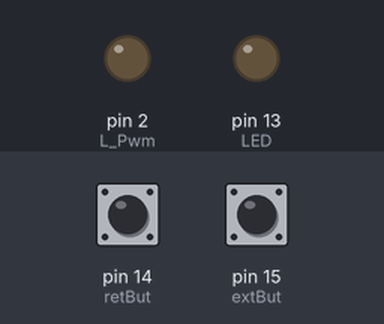
A sketch run on a simulated Arduino Uno, built with avr-gcc and run on an emulated ATmega328P. Shown: output pins drawn as LEDs (lit = HIGH). The inputs (shaded band) are chosen by the test bench; at power-on: pin 14 (retBut) HIGH, pin 15 (extBut) HIGH.

Above: at 1.2 s.
1.3 s: pin 14 (retBut) pulled LOW for 0.15 s
At 2.2 s:
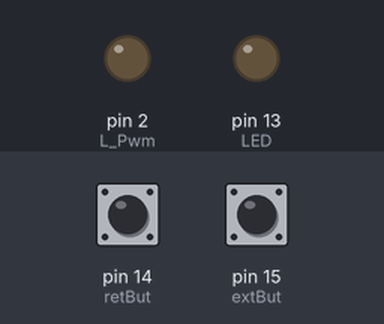
3.0 s: pin 15 (extBut) pulled LOW for 0.15 s
At 3.5 s:
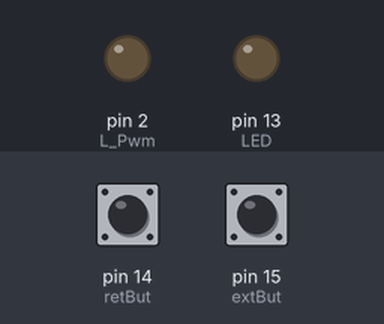
4.6 s: pin 14 (retBut) pulled LOW for 1 s
At 5.4 s:
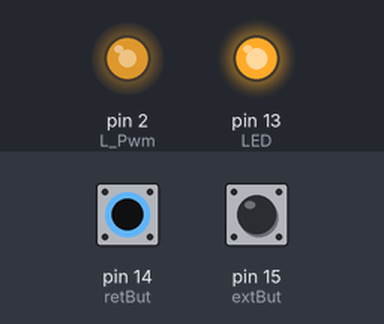
7.1 s: pin 14 (retBut) pulled LOW for 3.2 s
At 11.5 s:
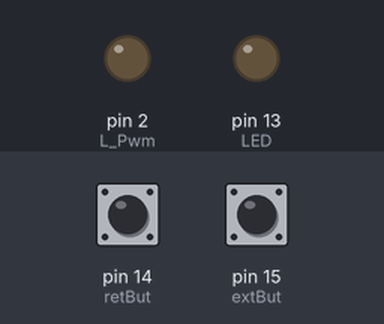
11.8 s: pin 15 (extBut) pulled LOW for 1 s
At 12.6 s:
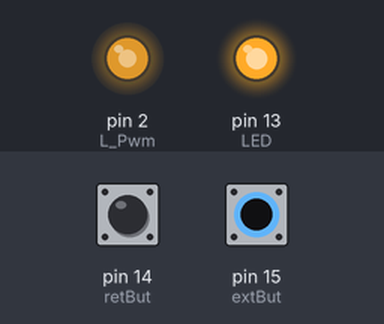
14.3 s: pin 15 (extBut) pulled LOW for 3.2 s
At 18.3 s:
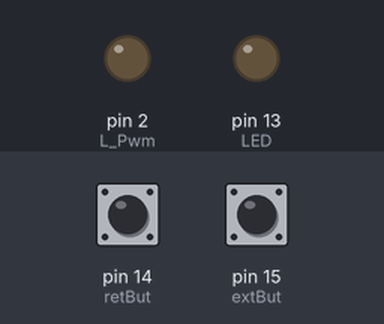
Timing chart, 0 to 19.8 s (numbered marks = the images above; inputs shaded):
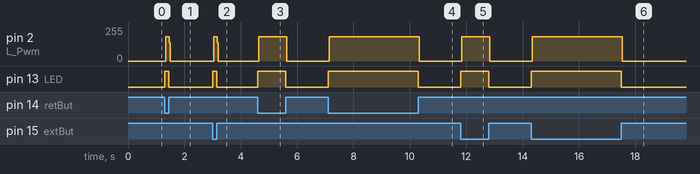

The sketch:

Box_Folder_Linear_Actuator_Test.ino
```cpp
#define extBut 15 //Blue
#define retBut 14 //Red

#define L_Pwm 2  //White
#define R_Pwm 2  //Black

#define LED 13  // Built In LED

int extButState;
int retButState;

void setup() {
  pinMode(extBut, INPUT_PULLUP);
  pinMode(retBut, INPUT_PULLUP);

  pinMode(L_Pwm, OUTPUT);
  pinMode(R_Pwm, OUTPUT);

  pinMode(LED, OUTPUT);
}

void loop() {
  extButState = digitalRead(extBut);
  retButState = digitalRead(retBut);

  if (extButState == HIGH && retButState == LOW) {
    // Extend
    analogWrite(R_Pwm, 0);
    analogWrite(L_Pwm, 255);
    digitalWrite(LED, HIGH);
  } else if (retButState == HIGH && extButState == LOW) {
    // Retract
    analogWrite(L_Pwm, 0);
    analogWrite(R_Pwm, 255);
    digitalWrite(LED, HIGH);
  } else {
    // Neither pressed, or both pressed: stop
    analogWrite(R_Pwm, 0);
    analogWrite(L_Pwm, 0);
    digitalWrite(LED, LOW);
  }
}
```

Measured:
- after the input at 1.3 s, pin 2 (L_Pwm): 0/255 → 181/255 at once, → 0/255 0.12 s later; pin 13 (LED): LOW → HIGH at once, → LOW 0.15 s later
- after the input at 3.0 s, pin 2 (L_Pwm): 0/255 → 182/255 at once, → 0/255 0.12 s later; pin 13 (LED): LOW → HIGH at once, → LOW 0.15 s later
- after the input at 4.6 s, pin 2 (L_Pwm): 0/255 → 181/255 at once, → 0/255 1.0 s later; pin 13 (LED): LOW → HIGH at once, → LOW 1.0 s later
- after the input at 7.1 s, pin 2 (L_Pwm): 0/255 → 181/255 at once, → 0/255 3.2 s later; pin 13 (LED): LOW → HIGH at once, → LOW 3.2 s later
- after the input at 11.8 s, pin 2 (L_Pwm): 0/255 → 182/255 at once, → 0/255 1.0 s later; pin 13 (LED): LOW → HIGH at once, → LOW 1.0 s later
- after the input at 14.3 s, pin 2 (L_Pwm): 0/255 → 182/255 at once, → 0/255 3.2 s later; pin 13 (LED): LOW → HIGH at once, → LOW 3.2 s later
